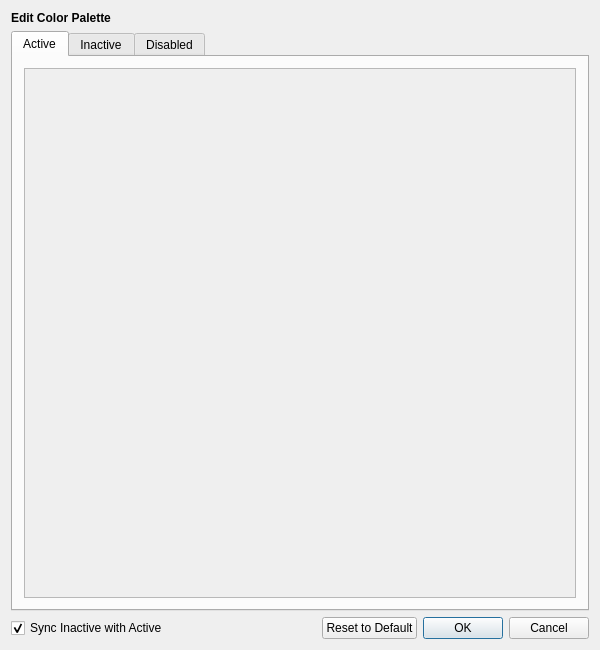
<?xml version="1.0" encoding="UTF-8"?>
<ui version="4.0">
 <class>QPalettePropertyItemEditor</class>
 <widget class="QDialog" name="QPalettePropertyItemEditor">
  <property name="geometry">
   <rect>
    <x>0</x>
    <y>0</y>
    <width>600</width>
    <height>650</height>
   </rect>
  </property>
  <property name="windowTitle">
   <string>Palette Editor</string>
  </property>
  <layout class="QVBoxLayout" name="verticalLayout">
   <item>
    <widget class="QLabel" name="labelTitle">
     <property name="text">
      <string>&lt;b&gt;Edit Color Palette&lt;/b&gt;</string>
     </property>
    </widget>
   </item>
   <item>
    <widget class="QTabWidget" name="tabWidget">
     <property name="currentIndex">
      <number>0</number>
     </property>
     <widget class="QWidget" name="tabActive">
      <attribute name="title">
       <string>Active</string>
      </attribute>
      <layout class="QVBoxLayout" name="verticalLayout_2">
       <item>
        <widget class="QScrollArea" name="scrollAreaActive">
         <property name="widgetResizable">
          <bool>true</bool>
         </property>
         <widget class="QWidget" name="scrollAreaWidgetContents">
          <property name="geometry">
           <rect>
            <x>0</x>
            <y>0</y>
            <width>554</width>
            <height>480</height>
           </rect>
          </property>
          <layout class="QVBoxLayout" name="verticalLayout_3">
           <item>
            <widget class="QWidget" name="widgetActiveColors" native="true">
             <layout class="QGridLayout" name="gridLayoutActive">
              <property name="leftMargin">
               <number>0</number>
              </property>
              <property name="topMargin">
               <number>0</number>
              </property>
              <property name="rightMargin">
               <number>0</number>
              </property>
              <property name="bottomMargin">
               <number>0</number>
              </property>
             </layout>
            </widget>
           </item>
           <item>
            <spacer name="verticalSpacer">
             <property name="orientation">
              <enum>Qt::Vertical</enum>
             </property>
             <property name="sizeHint" stdset="0">
              <size>
               <width>20</width>
               <height>40</height>
              </size>
             </property>
            </spacer>
           </item>
          </layout>
         </widget>
        </widget>
       </item>
      </layout>
     </widget>
     <widget class="QWidget" name="tabInactive">
      <attribute name="title">
       <string>Inactive</string>
      </attribute>
      <layout class="QVBoxLayout" name="verticalLayout_4">
       <item>
        <widget class="QScrollArea" name="scrollAreaInactive">
         <property name="widgetResizable">
          <bool>true</bool>
         </property>
         <widget class="QWidget" name="scrollAreaWidgetContents_2">
          <property name="geometry">
           <rect>
            <x>0</x>
            <y>0</y>
            <width>554</width>
            <height>480</height>
           </rect>
          </property>
          <layout class="QVBoxLayout" name="verticalLayout_5">
           <item>
            <widget class="QWidget" name="widgetInactiveColors" native="true">
             <layout class="QGridLayout" name="gridLayoutInactive">
              <property name="leftMargin">
               <number>0</number>
              </property>
              <property name="topMargin">
               <number>0</number>
              </property>
              <property name="rightMargin">
               <number>0</number>
              </property>
              <property name="bottomMargin">
               <number>0</number>
              </property>
             </layout>
            </widget>
           </item>
           <item>
            <spacer name="verticalSpacer_2">
             <property name="orientation">
              <enum>Qt::Vertical</enum>
             </property>
             <property name="sizeHint" stdset="0">
              <size>
               <width>20</width>
               <height>40</height>
              </size>
             </property>
            </spacer>
           </item>
          </layout>
         </widget>
        </widget>
       </item>
      </layout>
     </widget>
     <widget class="QWidget" name="tabDisabled">
      <attribute name="title">
       <string>Disabled</string>
      </attribute>
      <layout class="QVBoxLayout" name="verticalLayout_6">
       <item>
        <widget class="QScrollArea" name="scrollAreaDisabled">
         <property name="widgetResizable">
          <bool>true</bool>
         </property>
         <widget class="QWidget" name="scrollAreaWidgetContents_3">
          <property name="geometry">
           <rect>
            <x>0</x>
            <y>0</y>
            <width>554</width>
            <height>480</height>
           </rect>
          </property>
          <layout class="QVBoxLayout" name="verticalLayout_7">
           <item>
            <widget class="QWidget" name="widgetDisabledColors" native="true">
             <layout class="QGridLayout" name="gridLayoutDisabled">
              <property name="leftMargin">
               <number>0</number>
              </property>
              <property name="topMargin">
               <number>0</number>
              </property>
              <property name="rightMargin">
               <number>0</number>
              </property>
              <property name="bottomMargin">
               <number>0</number>
              </property>
             </layout>
            </widget>
           </item>
           <item>
            <spacer name="verticalSpacer_3">
             <property name="orientation">
              <enum>Qt::Vertical</enum>
             </property>
             <property name="sizeHint" stdset="0">
              <size>
               <width>20</width>
               <height>40</height>
              </size>
             </property>
            </spacer>
           </item>
          </layout>
         </widget>
        </widget>
       </item>
      </layout>
     </widget>
    </widget>
   </item>
   <item>
    <layout class="QHBoxLayout" name="horizontalLayout">
     <item>
      <widget class="QCheckBox" name="checkBoxSyncInactive">
       <property name="text">
        <string>Sync Inactive with Active</string>
       </property>
       <property name="checked">
        <bool>true</bool>
       </property>
      </widget>
     </item>
     <item>
      <spacer name="horizontalSpacer">
       <property name="orientation">
        <enum>Qt::Horizontal</enum>
       </property>
       <property name="sizeHint" stdset="0">
        <size>
         <width>40</width>
         <height>20</height>
        </size>
       </property>
      </spacer>
     </item>
     <item>
      <widget class="QPushButton" name="buttonResetToDefault">
       <property name="text">
        <string>Reset to Default</string>
       </property>
      </widget>
     </item>
     <item>
      <widget class="QPushButton" name="buttonOK">
       <property name="text">
        <string>OK</string>
       </property>
       <property name="default">
        <bool>true</bool>
       </property>
      </widget>
     </item>
     <item>
      <widget class="QPushButton" name="buttonCancel">
       <property name="text">
        <string>Cancel</string>
       </property>
      </widget>
     </item>
    </layout>
   </item>
  </layout>
 </widget>
 <layoutdefault spacing="6" margin="11"/>
 <resources/>
 <connections>
  <connection>
   <sender>buttonOK</sender>
   <signal>clicked()</signal>
   <receiver>QPalettePropertyItemEditor</receiver>
   <slot>accept()</slot>
   <hints>
    <hint type="sourcelabel">
     <x>470</x>
     <y>620</y>
    </hint>
    <hint type="destinationlabel">
     <x>300</x>
     <y>325</y>
    </hint>
   </hints>
  </connection>
  <connection>
   <sender>buttonCancel</sender>
   <signal>clicked()</signal>
   <receiver>QPalettePropertyItemEditor</receiver>
   <slot>reject()</slot>
   <hints>
    <hint type="sourcelabel">
     <x>550</x>
     <y>620</y>
    </hint>
    <hint type="destinationlabel">
     <x>300</x>
     <y>325</y>
    </hint>
   </hints>
  </connection>
 </connections>
</ui>
